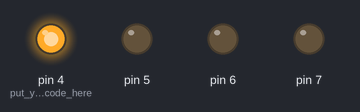
A sketch run on a simulated Arduino Uno, built with avr-gcc and run on an emulated ATmega328P. On the bench: output pins drawn as LEDs (lit = HIGH).

Above: at 0.2 s.
At 1.2 s:
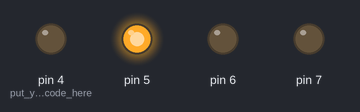
At 2.2 s:
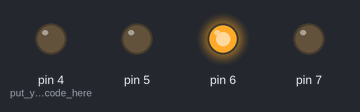
At 4.7 s:
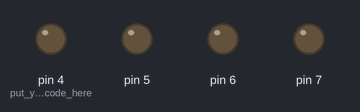
Timing chart, 0 to 5.2 s (numbered marks = the images above):
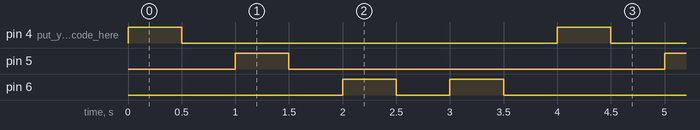

Measured:
- by itself, pin 4 (put_your_setup_code_here), pin 5: alternates HIGH for 0.50 s and LOW for 3.5 s
- by itself, pin 6: repeats every 4.0 s: LOW 0.50 s, HIGH 0.50 s, LOW 2.5 s, HIGH 0.50 s
- by itself, everything shown: repeats every 4.0 s, in 8 steps

The sketch:

Ejercicio01-ANASAENZ.ino
```cpp
void setup() {
  pinMode(4, OUTPUT); // put your setup code here, to run once:
  pinMode(5, OUTPUT);
  pinMode(6, OUTPUT);
  pinMode(7, OUTPUT);
}
void loop() {
  digitalWrite(4, HIGH); // put your main code here, to run repeatedly:
  delay(500);
  digitalWrite(4, LOW);
  delay(500);
  digitalWrite(5, HIGH);
  delay(500);
  digitalWrite(5, LOW);
  delay(500);
  digitalWrite(6, HIGH);
  delay(500);
  digitalWrite(6, LOW);
  delay(500);
  digitalWrite(6, HIGH);
  delay(500);
  digitalWrite(6, LOW);
  delay(500);
}
```
